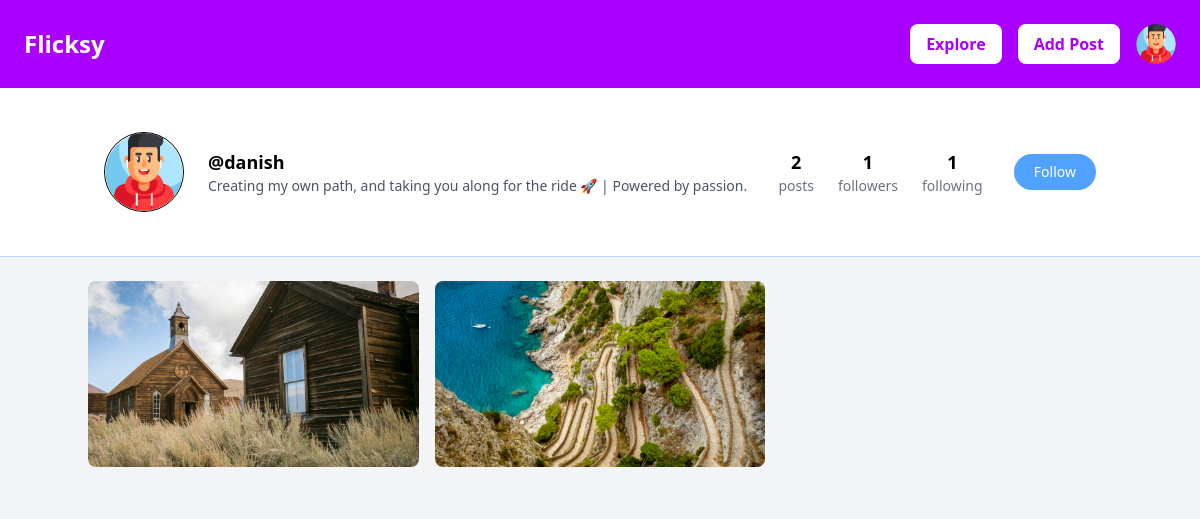
/profile/danish (signed in), run on the app's committed database.
### core/models.py (models this page shows, shortened)
class Profile(models.Model):
    user = models.OneToOneField(User, on_delete=models.CASCADE, related_name='profile')
    bio = models.TextField(blank=True)
    avatar = models.ImageField(upload_to='avatars/', default='default_avatar.jpg')
    created_at = models.DateTimeField(auto_now_add=True)

class Post(models.Model):
    author = models.ForeignKey(User, on_delete=models.CASCADE)
    caption = models.TextField()
    image = models.ImageField(upload_to='posts/')
    created_at = models.DateTimeField(default=timezone.now)

### core/views.py (the view)
# urls.py: path('profile/<str:username>', views.profile, name='profile'),
@login_required(login_url='login')
def profile(request, username):
    try:
        user = User.objects.get(username=username)
        user_profile = Profile.objects.get(user=user)
    except User.DoesNotExist:
        return redirect('/')
    except Profile.DoesNotExist:
        return redirect('/')
    user_posts = Post.objects.filter(author=user)
    user_posts = user_posts.order_by('-created_at')
    number_of_posts = user_posts.count()
    user_followers = user.followers.all()
    user_following = user.following.all()
    is_following = Follow.objects.filter(follower=request.user, following=user).exists()
    if is_following:
        button_text = 'Unfollow'
    else:
        button_text = 'Follow'
    context = {
        'user_profile': user_profile,
        'user_posts': user_posts,
        'number_of_posts': number_of_posts,
        'button_text': button_text,
        'user_followers': user_followers.count(),
        'user_following': user_following.count(),
    }
    return render(request, 'profile.html', context)

### templates/profile.html (shortened to what this page needs)
<!DOCTYPE html>
<html lang="en">
<head>
  <script src="https://cdn.jsdelivr.net/npm/@tailwindcss/browser@4"></script>
</head>
<body class="bg-gray-100">
  {% include 'navbar.html' %}
  <div>
    <div class="w-full bg-white border-b border-blue-200 p-4 sm:p-6">
      <div class="mx-20 my-5 flex flex-col sm:flex-row items-center justify-between gap-4 sm:gap-6">
        <div class="flex items-center gap-4 sm:gap-6">
          <img src="{{user_profile.avatar.url}}" alt="Profile" class="w-20 h-20 rounded-full object-cover border" />
          <div>
            <h2 class="text-lg font-semibold">@{{user_profile.user.username}}</h2>
            <p class="text-sm text-gray-600">
              {{user_profile.bio}}
            </p>
          </div>
        </div>
        <div class="flex justify-center gap-6 text-center">
          <div>
            <h3 class="text-lg font-semibold">{{number_of_posts}}</h3>
            <p class="text-sm text-gray-500">posts</p>
          </div>
          <div>
            <h3 class="text-lg font-semibold">{{user_followers}}</h3>
            <p class="text-sm text-gray-500">followers</p>
          </div>
          <div>
            <h3 class="text-lg font-semibold">{{user_following}}</h3>
            <p class="text-sm text-gray-500">following</p>
          </div>
        </div>
        <div>
          {% if user.username == user_profile.user.username %}
          <button
            class="cursor-pointer px-5 py-2 bg-blue-400 text-white text-sm rounded-full hover:bg-blue-500 transition">
            <a href="/settings">Account Settings</a>
          </button>
          {% else %}
          <button
            class="cursor-pointer px-5 py-2 bg-blue-400 text-white text-sm rounded-full hover:bg-blue-500 transition">
            <a href="/follow/{{user_profile.user.username}}">{{button_text}}</a>
          </button>
          {% endif %}
        </div>
      </div>
    </div>
    <div class="w-full bg-gray-100 py-6 px-4">
      <div class="grid grid-cols-3 gap-4 max-w-5xl mx-auto">
        {% for post in user_posts %}
        <div hx-get="/posts/{{ post.id }}" hx-target="#modal-body" hx-trigger="click" class="cursor-pointer">
          <img src="{{post.image.url}}" alt="Post" class="rounded-lg w-full h-auto object-cover" />
        </div>
        {% endfor %}
      </div>
    </div>
  </div>
</body>
</html>

### templates/navbar.html (shortened to what this page needs)
<div class="flex items-center justify-between p-6 sticky top-0" style="background-color: #AA00FF;">
    <h1 class="text-2xl font-bold text-white cursor-pointer"><a href="/">Flicksy</a></h1>
    <div class="flex items-center gap-4">
        <button
            class="px-4 py-2 bg-white text-white rounded-lg cursor-pointer font-semibold hover:font-bold transition"
            style="color: #AA00FF;"><a href="search">Explore</a></button>
        <button
            class="px-4 py-2 bg-white text-white rounded-lg cursor-pointer font-semibold hover:font-bold transition"
            style="color: #AA00FF;" onclick="toggleModal(true)">Add Post</button>
        <div class="relative">
            <img id="profileImage" onclick="toggleDropdown()" src="{{user_profile.avatar.url}}" alt="Profile"
                class="w-10 h-10 rounded-full cursor-pointer object-cover" />
        </div>
    </div>
</div>

### data on the page
Profile: avatar (picture), user.username "danish", bio "Creating my own path, and taking you along for the ride 🚀 | Powered by passion."
Post: image (picture)
Post: image (picture)

### other printed values
{{ number_of_posts }} "2"
{{ user_followers }} "1"
{{ user_following }} "1"
{{ button_text }} "Follow"
